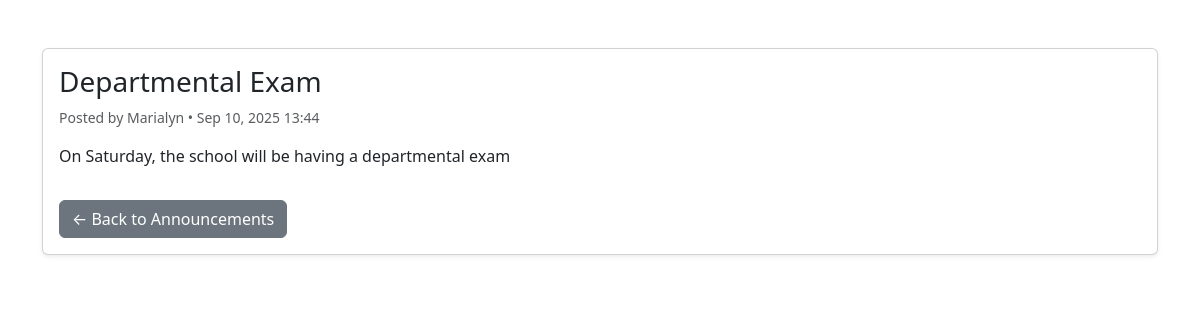
The page /teachers/announcement/2/ (signed in) on the database its author committed.
### teachers/models.py (models this page shows, shortened)
class Announcement(models.Model):
    CATEGORY_CHOICES = [
        ('exam', 'Exams'),
        ('event', 'Events'),
        ('reminder', 'Reminders'),
        ('general', 'General'),
    ]
    PRIORITY_CHOICES = [
        ('normal', 'Normal'),
        ('high', 'Urgent'),
    ]
    title = models.CharField(max_length=200)
    content = models.TextField()
    category = models.CharField(max_length=20, choices=CATEGORY_CHOICES, default='general')
    priority = models.CharField(max_length=10, choices=PRIORITY_CHOICES, default='normal')
    date_posted = models.DateTimeField(auto_now_add=True)
    author = models.ForeignKey(settings.AUTH_USER_MODEL, on_delete=models.CASCADE)

### accounts/models.py (models this page shows, shortened)
class User(AbstractUser):
    ROLE_CHOICES = [
        ('student', 'Student'),
        ('teacher', 'Teacher'),
        ('parent', 'Parent'),
        ('admin', 'Admin'),
        ("school_admin", "School Admin"),
    ]
    role = models.CharField(
        max_length=20,
        choices=ROLE_CHOICES,
        blank=True,   # ✅ allow empty
        null=True     # ✅ allow NULL in DB
    )

### teachers/views.py (the view)
# urls.py: path("announcement/<int:id>/", views.announcement_detail, name="announcement_detail"),
@login_required
def announcement_detail(request, id):
    ann = get_object_or_404(Announcement, id=id)
    return render(request, "teachers/announcement_detail.html", {"announcement": ann})

### teachers/templates/teachers/announcement_detail.html (shortened to what this page needs)
{% load static %}
<!DOCTYPE html>
<html lang="en">
<head>
  <link href="https://cdn.jsdelivr.net/npm/bootstrap@5.3.3/dist/css/bootstrap.min.css" rel="stylesheet">
  <link rel="stylesheet" href="{% static 'css/bootstrap.min.css' %}">
</head>
<body>
<div class="container mt-5">
  <div class="card shadow-sm">
    <div class="card-body">
      <h3>{{ announcement.title }}</h3>
      <p class="text-muted small">
        Posted by {{ announcement.author.get_full_name|default:announcement.author.username }}
        • {{ announcement.date_posted|date:"M d, Y H:i" }}
      </p>
      <p>{{ announcement.content }}</p>
      <a href="{% url 'teachers:announcement_list' %}" class="btn btn-secondary mt-3">← Back to Announcements</a>
    </div>
  </div>
</div>
</body>
</html>

### rows shown on the page
Announcement: title "Departmental Exam", author.get_full_name "Marialyn", date_posted "Sep 10, 2025 13:44", content "On Saturday, the school will be having a departmental exam"
